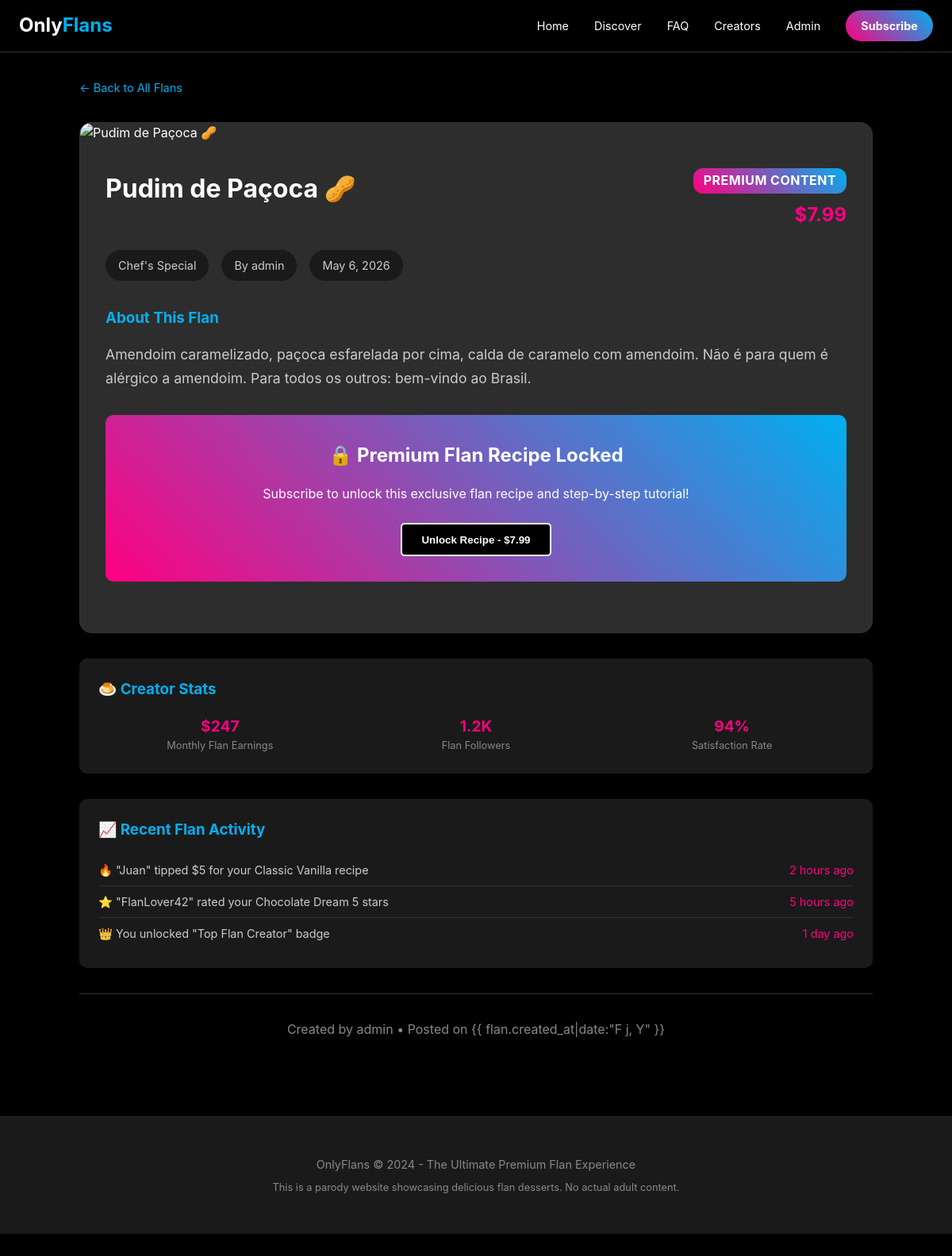
/flan/74/, run on the app's committed database.
### flans/models.py (models this page shows, shortened)
class Flan(models.Model):
    class FlanType(models.TextChoices):
        VANILLA = 'vanilla', 'Vanilla Classic'
        CHOCOLATE = 'chocolate', 'Chocolate Dream'
        COCONUT = 'coconut', 'Coconut Paradise'
        COFFEE = 'coffee', 'Coffee Delight'
        SPECIAL = 'special', "Chef's Special"
    name = models.CharField(max_length=200)
    description = models.TextField()
    image_url = models.URLField(max_length=500, blank=True)
    flan_type = models.CharField(
        max_length=20,
        choices=FlanType.choices,
        default=FlanType.VANILLA,
    )
    is_premium = models.BooleanField(default=False)
    price = models.DecimalField(
        max_digits=6,
        decimal_places=2,
        default=Decimal('0.00'),
        validators=[MinValueValidator(Decimal('0.00'))],
    )
    creator = models.ForeignKey(
        User,
        on_delete=models.CASCADE,
        related_name='flans',
    )
    featured_creator = models.ForeignKey(
        FlanCreator,
        on_delete=models.SET_NULL,
        null=True,
        blank=True,
        related_name='flans',  # FIX: added related_name so creator.flans.all() works
    )
    created_at = models.DateTimeField(auto_now_add=True)
    updated_at = models.DateTimeField(auto_now=True)
    class Meta:
        ordering = ['-created_at']
        verbose_name = 'Flan'
        verbose_name_plural = 'Flans'
        indexes = [
            models.Index(fields=['flan_type', 'is_premium']),
            models.Index(fields=['created_at']),
        ]
    def get_display_price(self) -> str:
        if self.is_premium:
            return f"${self.price:.2f}"
        return "FREE"

### flans/views.py (the view)
# urls.py: path('flan/<int:flan_id>/', views.flan_detail, name='flan-detail'),
def flan_detail(request: HttpRequest, flan_id: int) -> HttpResponse:
    flan = get_object_or_404(
        Flan.objects.select_related('creator', 'featured_creator'),
        id=flan_id
    )
    rating_stats = flan.ratings.aggregate(
        avg_score=Avg('score'),
        total_ratings=Count('id'),
    )
    user_rating = None
    if request.user.is_authenticated:
        user_rating = flan.ratings.filter(user=request.user).first()
    context = {
        'flan': flan,
        'display_type': flan.get_flan_type_display(),
        'display_price': flan.get_display_price(),
        'avg_score': round(rating_stats['avg_score'] or 0, 1),
        'total_ratings': rating_stats['total_ratings'],
        'user_rating': user_rating,
        'score_range': range(1, 6),  # for rendering 5 stars in template
    }
    return render(request, 'flans/detail.html', context)

### flans/templates/flans/detail.html (shortened to what this page needs)
{% extends 'flans/base.html' %}  {% block content %}
<div class="detail-container">
  <a href="{% url 'flan-list' %}" class="back-btn">← Back to All Flans</a>
  <div class="flan-detail-card">
    <img
      src="{{ flan.image_url }}"
      alt="{{ flan.name }}"
      class="detail-image"
      onerror="this.src='https://images.unsplash.com/photo-1563729784474-d77dbb933a9e?w=800'"
    />
    <div class="detail-content">
      <div class="detail-header">
        <h1 class="detail-title">{{ flan.name }}</h1>
        <div style="text-align: right">
          {% if flan.is_premium %}
          <span
            class="premium-badge"
            style="font-size: 1rem; margin-bottom: 0.5rem; display: block"
            >PREMIUM CONTENT</span
          >
          {% endif %}
          <div class="detail-price">{{ display_price }}</div>
        </div>
      </div>
      <div class="detail-meta">
        <span class="meta-tag">{{ display_type }}</span>
        <span class="meta-tag">By {{ flan.creator.username }}</span>
        <span class="meta-tag">{{ flan.created_at|date:"M j, Y" }}</span>
      </div>
      <div class="description-section">
        <h3>About This Flan</h3>
        <p class="description-text">{{ flan.description }}</p>
      </div>
      {% if flan.is_premium %}
      <div class="premium-unlock">
        <h3>🔒 Premium Flan Recipe Locked</h3>
        <p style="margin-bottom: 1.5rem">
          Subscribe to unlock this exclusive flan recipe and step-by-step
          tutorial!
        </p>
        <button
          class="btn"
          style="
            background: var(--onlyfans-black);
            color: white;
            border: 2px solid white;
          "
        >
          Unlock Recipe - {{ display_price }}
        </button>
      </div>
      {% endif %}
    </div>
  </div>
  <div
    style="
      background: var(--onlyfans-gray);
      padding: 1.5rem;
      border-radius: 10px;
      margin: 2rem 0;
    "
  >
    <h3 style="color: var(--onlyfans-blue); margin-bottom: 1rem">
      🍮 Creator Stats
    </h3>
    <div
      style="
        display: grid;
        grid-template-columns: repeat(3, 1fr);
        gap: 1rem;
        text-align: center;
      "
    >
      <div>
        <div
          style="
            font-size: 1.2rem;
            font-weight: bold;
            color: var(--onlyfans-pink);
          "
        >
          $247
        </div>
        <div style="font-size: 0.8rem; color: #888">Monthly Flan Earnings</div>
      </div>
      <div>
        <div
          style="
            font-size: 1.2rem;
            font-weight: bold;
            color: var(--onlyfans-pink);
          "
        >
          1.2K
        </div>
        <div style="font-size: 0.8rem; color: #888">Flan Followers</div>
      </div>
      <div>
        <div
          style="
            font-size: 1.2rem;
            font-weight: bold;
            color: var(--onlyfans-pink);
          "
        >
          94%
        </div>
        <div style="font-size: 0.8rem; color: #888">Satisfaction Rate</div>
      </div>
    </div>
  </div>
  <div
    style="
      background: var(--onlyfans-gray);
      padding: 1.5rem;
      border-radius: 10px;
      margin-bottom: 2rem;
    "
  >
    <h3 style="color: var(--onlyfans-blue); margin-bottom: 1rem">
      📈 Recent Flan Activity
    </h3>
    <div style="color: #ccc; font-size: 0.9rem">
      <div
        style="
          display: flex;
          justify-content: space-between;
          padding: 0.5rem 0;
          border-bottom: 1px solid #333;
        "
      >
        <span>🔥 "Juan" tipped $5 for your Classic Vanilla recipe</span>
        <span style="color: var(--onlyfans-pink)">2 hours ago</span>
      </div>
      <div
        style="
          display: flex;
          justify-content: space-between;
          padding: 0.5rem 0;
          border-bottom: 1px solid #333;
        "
      >
        <span>⭐ "FlanLover42" rated your Chocolate Dream 5 stars</span>
        <span style="color: var(--onlyfans-pink)">5 hours ago</span>
      </div>
      <div
        style="display: flex; justify-content: space-between; padding: 0.5rem 0"
      >
        <span>👑 You unlocked "Top Flan Creator" badge</span>
        <span style="color: var(--onlyfans-pink)">1 day ago</span>
      </div>
    </div>
  </div>
  <div class="creator-info">
    <p>
      Created by {{ flan.creator.username }} • Posted on {{
      flan.created_at|date:"F j, Y" }}
    </p>
  </div>
</div>
<div
  id="tipContainer"
  style="
    position: fixed;
    top: 0;
    left: 0;
    width: 100%;
    height: 100%;
    pointer-events: none;
    z-index: 9999;
  "
></div>
{% endblock %}

### flans/templates/flans/base.html (style rules this page uses)
:root { --onlyfans-black: #000000; --onlyfans-white: #ffffff; --onlyfans-gray: #1a1a1a; --onlyfans-light-gray: #2d2d2d; --onlyfans-blue: #00aff0; --onlyfans-pink: #ff0080; }
* { margin: 0; padding: 0; box-sizing: border-box; }
body { font-family: -apple-system, BlinkMacSystemFont, "Segoe UI", Roboto, Oxygen, Ubuntu, Cantarell, sans-serif; background-color: var(--onlyfans-black); color: var(--onlyfans-white); line-height: 1.6; }
.premium-badge { background: linear-gradient( 45deg, var(--onlyfans-pink), var(--onlyfans-blue) ); color: white; padding: 0.2rem 0.8rem; border-radius: 12px; font-size: 0.7rem; font-weight: bold; text-transform: uppercase; letter-spacing: 0.5px; }
.btn { background: var(--onlyfans-blue); color: white; padding: 0.7rem 1.5rem; border: none; border-radius: 5px; cursor: pointer; text-decoration: none; display: inline-block; font-weight: bold; transition: all 0.3s; }

### flans/templates/flans/detail.html (style rules this page uses)
.detail-container { max-width: 1000px; margin: 0 auto; }
.back-btn { color: var(--onlyfans-blue); text-decoration: none; font-size: 0.9rem; margin-bottom: 2rem; display: inline-block; }
.flan-detail-card { background-color: var(--onlyfans-light-gray); border-radius: 15px; overflow: hidden; border: 1px solid #333; }
.detail-image { width: 100%; height: 400px; object-fit: cover; }
.detail-content { padding: 2rem; }
.detail-header { display: flex; justify-content: space-between; align-items: start; margin-bottom: 1.5rem; }
.detail-title { font-size: 2rem; font-weight: bold; flex: 1; margin-right: 2rem; }
.detail-price { font-size: 1.5rem; font-weight: bold; color: var(--onlyfans-pink); }
.detail-meta { display: flex; gap: 1rem; margin-bottom: 2rem; flex-wrap: wrap; }
.meta-tag { background-color: var(--onlyfans-gray); padding: 0.5rem 1rem; border-radius: 20px; font-size: 0.9rem; color: #ccc; }
.description-section { margin-bottom: 2rem; }
.description-section h3 { color: var(--onlyfans-blue); margin-bottom: 1rem; }
.description-text { color: #ccc; line-height: 1.7; font-size: 1.1rem; }
.premium-unlock { background: linear-gradient( 45deg, var(--onlyfans-pink), var(--onlyfans-blue) ); padding: 2rem; border-radius: 10px; text-align: center; margin: 2rem 0; }
.premium-unlock h3 { margin-bottom: 1rem; font-size: 1.5rem; }
.creator-info { text-align: center; margin-top: 2rem; padding-top: 2rem; border-top: 1px solid #333; color: #888; }

### data on the page
Flan: name "Pudim de Paçoca 🥜", creator.username "admin", created_at "May 6, 2026", description "Amendoim caramelizado, paçoca esfarelada por cima, calda de caramelo com amendoim. Não é para quem é alérgico a amendoim. Para todos os outros: bem-vindo ao Brasil."

### other printed values
{{ display_price }} "$7.99"
{{ display_type }} "Chef's Special"
